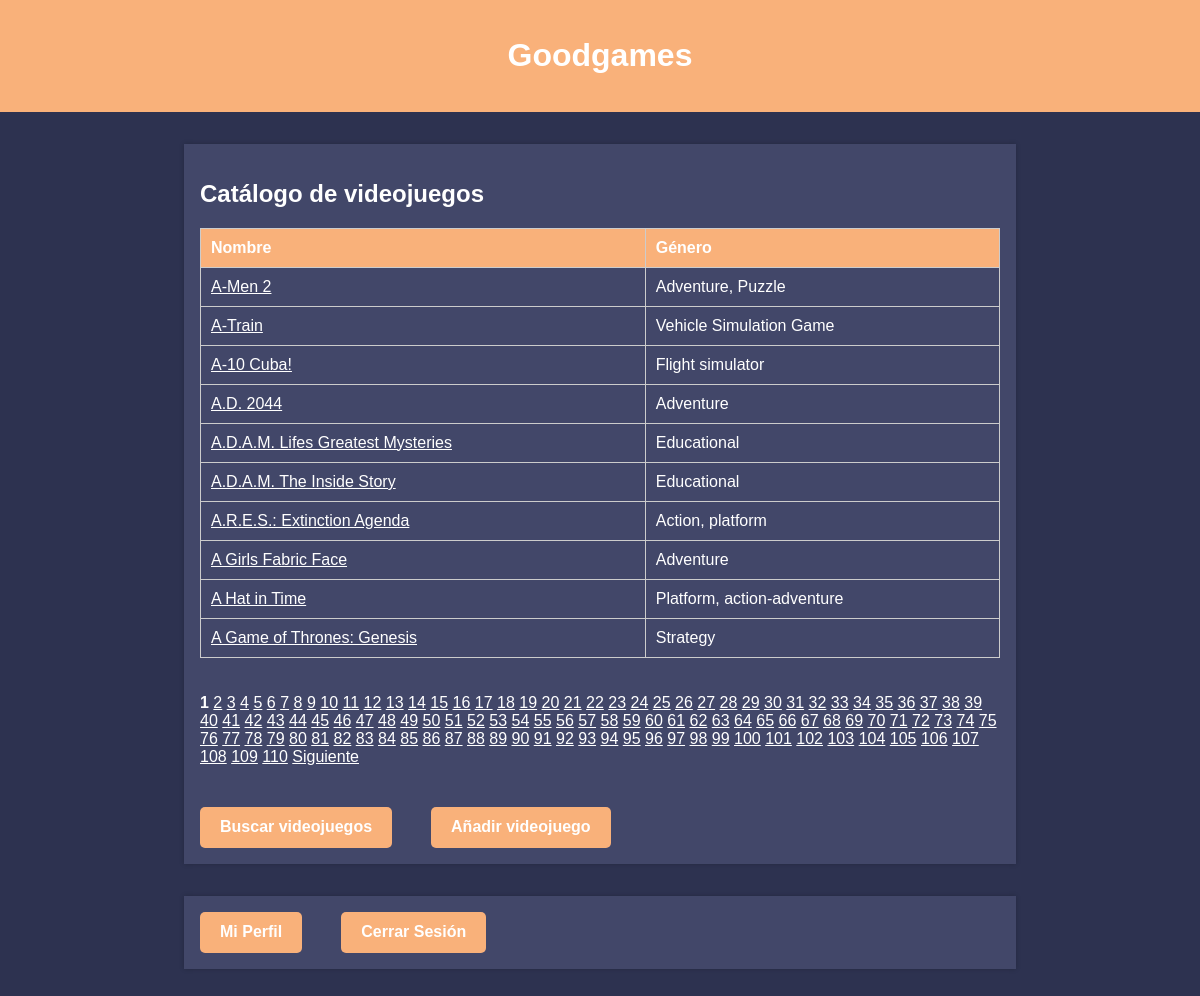
/app/principal.php (signed in), run on the app's committed database.
### tables this page shows
CREATE TABLE `mytable` (
  `id` int(10) UNSIGNED NOT NULL,
  `Name` varchar(59) NOT NULL,
  `Developer` varchar(101) NOT NULL,
  `Producer` varchar(80) NOT NULL,
  `Genre` varchar(64) NOT NULL,
  `Operating_System` varchar(73) NOT NULL,
  `Date_Released` varchar(63) NOT NULL
);

### app/principal.php (the view, shortened to what this page needs)
<?php
include("config.php");
$porPagina = 10;
$pagina = isset($_GET['pagina']) ? $_GET['pagina'] : 1;
$inicio = ($pagina - 1) * $porPagina;
$sql = "SELECT * FROM mytable LIMIT $inicio, $porPagina";
$result = $conn->query($sql);
?>
<!DOCTYPE html>
<html lang="es">
<head>
    <link rel="stylesheet" href="styles.css">
</head>
<body>
    <header>
        <h1>Goodgames</h1>
    </header>
    <main>
        <section>
            <h2>Catálogo de videojuegos</h2>
            <table>
        <tr>
            <th>Nombre</th>
            <th>Género</th>
        </tr>
            <?php
               while ($row = $result->fetch_assoc()) {
                echo "<tr>";
                echo "<td><a href='ver_videojuego.php?id=" . $row["id"] . "'>" . $row["Name"] . "</a></td>";
                echo "<td>" . $row["Genre"] . "</td>";
                echo "</tr>";
            }
            $sql = "SELECT COUNT(*) AS total FROM mytable";
             $result = $conn->query($sql);
             $fila = $result->fetch_assoc();
            $totalPaginas = ceil($fila["total"] / $porPagina);
                ?>
                </table>
                <br> </br>
            <?php
             echo "<div>";
             for ($i = 1; $i <= $totalPaginas; $i++) {
                 if ($i == $pagina) {
                     echo "<strong>$i</strong> ";
                 } else {
                     echo "<a href='?pagina=$i'>$i</a> ";
                 }
             }
            if ($pagina < $totalPaginas) {
                echo "<a href='?pagina=".($pagina + 1)."'>Siguiente</a>";
            }
             ?>
                <pre>     </pre>
                <div class="button-container">
                    <button class="button secondary-button" onclick="window.location.href='buscar_juegos.html'">Buscar videojuegos</button>
                    <pre>     </pre>
                    <button class="button secondary-button" onclick="window.location.href='anadir_videojuego.html'">Añadir videojuego</button>
                </div>
        </section>
    </main>
    <main>
        <div class="button-container">
            <button class="button secondary-button" onclick="window.location.href='ajustes_cuenta.php'">Mi Perfil </button>
            <pre>     </pre>
            <button class="button secondary-button" onclick="window.location.href='cerrar_sesion.php'">Cerrar Sesión</button>
        </div>
    </main>
</body>
</html>

### app/styles.css (style rules this page uses)
body { font-family: Arial, sans-serif; background-color: #2D3250; margin: 0; padding: 0; }
header { background-color: #F9B17A; color: #FFFFFF; text-align: center; padding: 1rem; }
main { max-width: 800px; margin: 2rem auto; padding: 1rem; background-color: #424769; color: #FFFFFF; box-shadow: 0 0 5px rgba(0, 0, 0, 0.2); }
a { color: white; }
th { background-color: #F9B17A; color: white; font-weight: bold; }
.button-container { display: flex; }
.button { display: inline-block; padding: 10px 20px; background-color: #3498db; color: #fff; font-size: 16px; font-weight: bold; text-align: center; text-decoration: none; border: none; border-radius: 5px; cursor: pointer; transition: background-color 0.3s ease; }
.secondary-button { background-color: #F9B17A; }

### app/principal.php (style rules this page uses)
table { width: 100%; border-collapse: collapse; }
table, th, td { border: 1px solid #ccc; }
th, td { padding: 10px; text-align: left; }

### data on the page
mytable: Name "A-Men 2", Genre "Adventure, Puzzle"
mytable: Name "A-Train", Genre "Vehicle Simulation Game"
mytable: Name "A-10 Cuba!", Genre "Flight simulator"
mytable: Name "A.D. 2044", Genre "Adventure"
mytable: Name "A.D.A.M. Lifes Greatest Mysteries", Genre "Educational"
mytable: Name "A.D.A.M. The Inside Story", Genre "Educational"
mytable: Name "A.R.E.S.: Extinction Agenda", Genre "Action, platform"
mytable: Name "A Girls Fabric Face", Genre "Adventure"
mytable: Name "A Hat in Time", Genre "Platform, action-adventure"
mytable: Name "A Game of Thrones: Genesis", Genre "Strategy"
